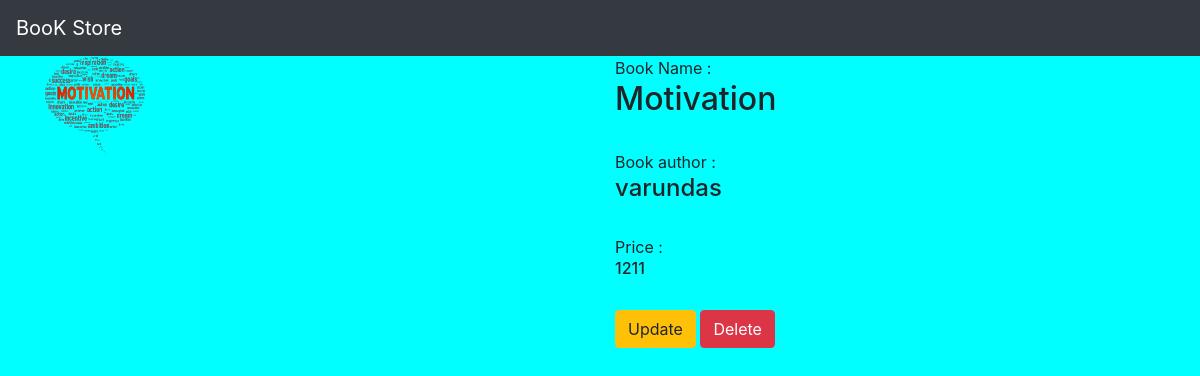
The page /book/3/ on the database as committed earlier.
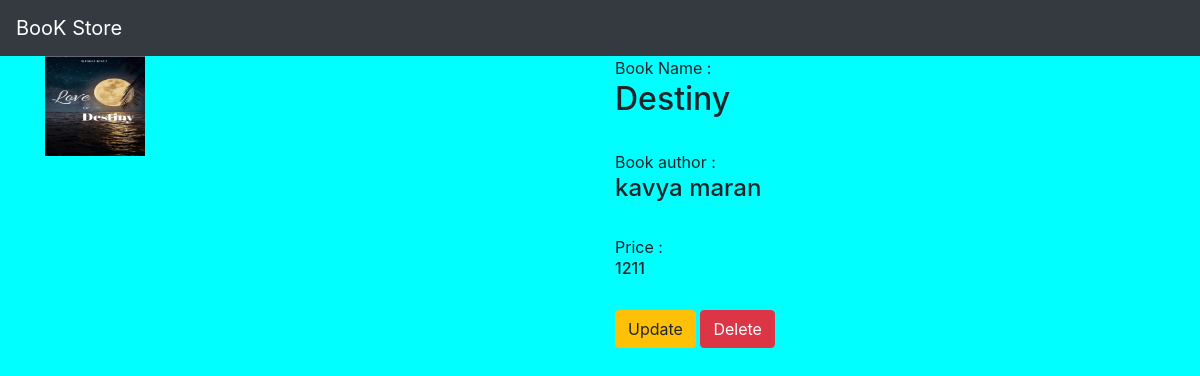
The same page on the database as committed later.
### bookapp/models.py (models this page shows, shortened)
class Book(models.Model):
    name = models.CharField(max_length=100)
    author = models.CharField(max_length=100)
    price = models.IntegerField()
    book_image = models.ImageField(default='default.img',upload_to='book_images/')

### bookapp/views.py (the view)
# urls.py: path('book/<int:book_id>/',views.detail,name='detail'),
def detail(request,book_id):
    book = Book.objects.get(id=book_id)
    return render(request,'bookapp/detail.html',{'book':book})

### bookapp/templates/bookapp/detail.html
{% extends 'bookapp/base.html' %}
{% block body %}
<div class="container">
    <div class="row">
        <div class="col-md-6">
            <img width="100" height="100" src="{{book.book_image.url}}">
        </div>
        <div class="col-md-6">
            Book Name : <h2>{{ book.name }}</h2><br>
            Book author : <h4>{{ book.author }}</h4><br>
            Price : <h6>{{ book.price }}</h6><br>
            <a class ="btn btn-warning" href="{% url 'bookapp:update' book.id %}">Update</a>
            <a class ="btn btn-danger" href="{% url 'bookapp:delete' book.id %}">Delete</a>
        </div>
    </div>
</div>
{% endblock%}

Rows that differ between the two databases and show on the page:
changed Book: book_image: a different picture; name "Motivation" → "Destiny"; author "varundas" → "kavya maran"
